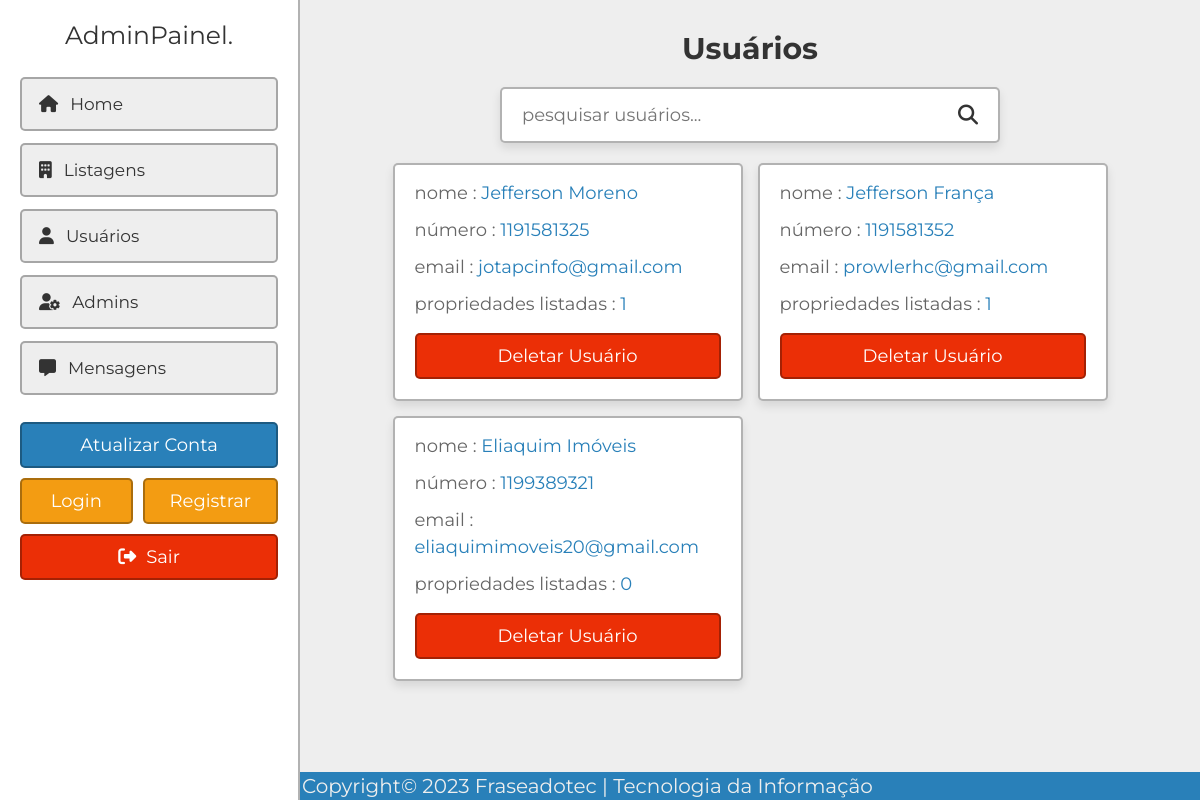
Page /admin/usuários.php (signed in) on the committed database.
### tables this page shows
CREATE TABLE `users` (
  `id` varchar(20) NOT NULL,
  `name` varchar(50) NOT NULL,
  `number` varchar(10) NOT NULL,
  `email` varchar(50) NOT NULL,
  `password` varchar(50) NOT NULL
);

### admin/usuários.php (the view, shortened to what this page needs)
<?php
include '../components/connect.php';
?>
<!DOCTYPE html>
<html lang="pt-BR">
<head>
   <link rel="stylesheet" href="https://cdnjs.cloudflare.com/ajax/libs/font-awesome/6.2.0/css/all.min.css">
   <link rel="stylesheet" href="../css/admin_style.css">
</head>
<body>
<?php include '../components/admin_header.php'; ?>
<section class="grid">
   <h1 class="heading">usuários</h1>
   <form action="" method="POST" class="search-form">
      <input type="text" name="search_box" placeholder="pesquisar usuários..." maxlength="100" required>
      <button type="submit" class="fas fa-search" name="search_btn"></button>
   </form>
   <div class="box-container">
   <?php
      if(isset($_POST['search_box']) OR isset($_POST['search_btn'])){
         $search_box = $_POST['search_box'];
         $search_box = filter_var($search_box, FILTER_SANITIZE_STRING);
         $select_users = $conn->prepare("SELECT * FROM `users` WHERE name LIKE '%{$search_box}%' OR number LIKE '%{$search_box}%' OR email LIKE '%{$search_box}%'");
         $select_users->execute();
      }else{
         $select_users = $conn->prepare("SELECT * FROM `users`");
         $select_users->execute();
      }
      if($select_users->rowCount() > 0){
         while($fetch_users = $select_users->fetch(PDO::FETCH_ASSOC)){
            $count_property = $conn->prepare("SELECT * FROM `property` WHERE user_id = ?");
            $count_property->execute([$fetch_users['id']]);
            $total_properties = $count_property->rowCount();
   ?>
   <div class="box">
      <p>nome : <span><?= $fetch_users['name']; ?></span></p>
      <p>número : <a href="tel:<?= $fetch_users['number']; ?>"><?= $fetch_users['number']; ?></a></p>
      <p>email : <a href="mailto:<?= $fetch_users['email']; ?>"><?= $fetch_users['email']; ?></a></p>
      <p>propriedades listadas : <span><?= $total_properties; ?></span></p>
      <form action="" method="POST">
         <input type="submit" value="deletar usuário" onclick="return confirm('excluir este usuário?');" name="delete" class="delete-btn">
      </form>
   </div>
   <?php
      }
   }elseif(isset($_POST['search_box']) OR isset($_POST['search_btn'])){
      echo '<p class="empty">resultados não encontrados!</p>';
   }else{
      echo '<p class="empty">nenhuma conta de usuário adicionada ainda!</p>';
   }
   ?>
   </div>
</section>
    <footer>
        <div class="créditos">
            <p> Copyright&copy; 2023 <span>Fraseadotec | Tecnologia da Informação</span></p>
        </div>
    </footer>
</body>
</html>

### css/admin_style.css (style rules this page uses)
:root { --main-color:#2980b9; --orange:#f39c12; --red:#eb2f06; --light-color:#666; --light-bg:#eee; --white:#fff; --black:#333; --box-shadow:0 .5rem 1rem rgba(0,0,0,0.1); --border:.2rem solid rgba(0,0,0,.3); }
* { font-family: 'Montserrat', sans-serif; margin: 0; padding: 0; box-sizing: border-box; outline: none; border: none; text-decoration: none; }
html { font-size: 62.5%; overflow-x: hidden; scroll-behavior: smooth; scroll-padding-top: 5rem; }
body { background-color: var(--light-bg); padding-left: 30rem; }
section { padding: 3rem 2rem; max-width: 1200px; margin: 0 auto; }
.heading { margin-bottom: 2rem; text-align: center; text-transform: capitalize; color: var(--black); font-size: 3rem; }
.inline-btn, .inline-option-btn, .inline-delete-btn, .btn, .delete-btn, .option-btn { cursor: pointer; padding: 1rem 2.5rem; font-size: 1.8rem; color: var(--white); text-align: center; text-transform: capitalize; margin-top: 1rem; border-radius: .5rem; border: var(--border); }
.btn, .delete-btn, .option-btn { display: block; width: 100%; }
.delete-btn { background-color: var(--red); }
.grid .box-container { display: grid; grid-template-columns: repeat(auto-fit, 35rem); align-items: flex-start; justify-content: center; gap: 1.5rem; }
.grid .box-container .box { border-radius: .5rem; padding: 2rem; padding-top: 1rem; background-color: var(--white); box-shadow: var(--box-shadow); border: var(--border); overflow-x: hidden; }
.grid .box-container .box p { line-height: 1.5; padding: .5rem 0; font-size: 1.8rem; color: var(--light-color); white-space: pre-line; text-overflow: ellipsis; overflow-x: hidden; }
.grid .box-container .box p a, .grid .box-container .box p span { color: var(--main-color); }
.search-form { max-width: 50rem; margin: 0 auto; border-radius: .5rem; background-color: var(--white); box-shadow: var(--box-shadow); border: var(--border); padding:1.5rem 2rem; display: flex; gap: 2rem; margin-bottom: 2rem; }
.search-form input { width: 100%; font-size: 1.8rem; color: var(--black); }
.search-form button { background:none; cursor: pointer; color: var(--black); font-size: 2rem; }

### admin/usuários.php (style rules this page uses)
footer { position: fixed; bottom: 0; width: 100%; text-align: left; background-color: #2980b9; padding: 0.2rem; font-size: 2rem; color: #eee; }

### rows in the picture
users: name "Jefferson Moreno", number "1191581325", email "jotapcinfo@gmail.com", total_properties "1"
users: name "Jefferson França", number "1191581352", email "prowlerhc@gmail.com", total_properties "1"
users: name "Eliaquim Imóveis", number "1199389321", email "eliaquimimoveis20@gmail.com", total_properties "0"
